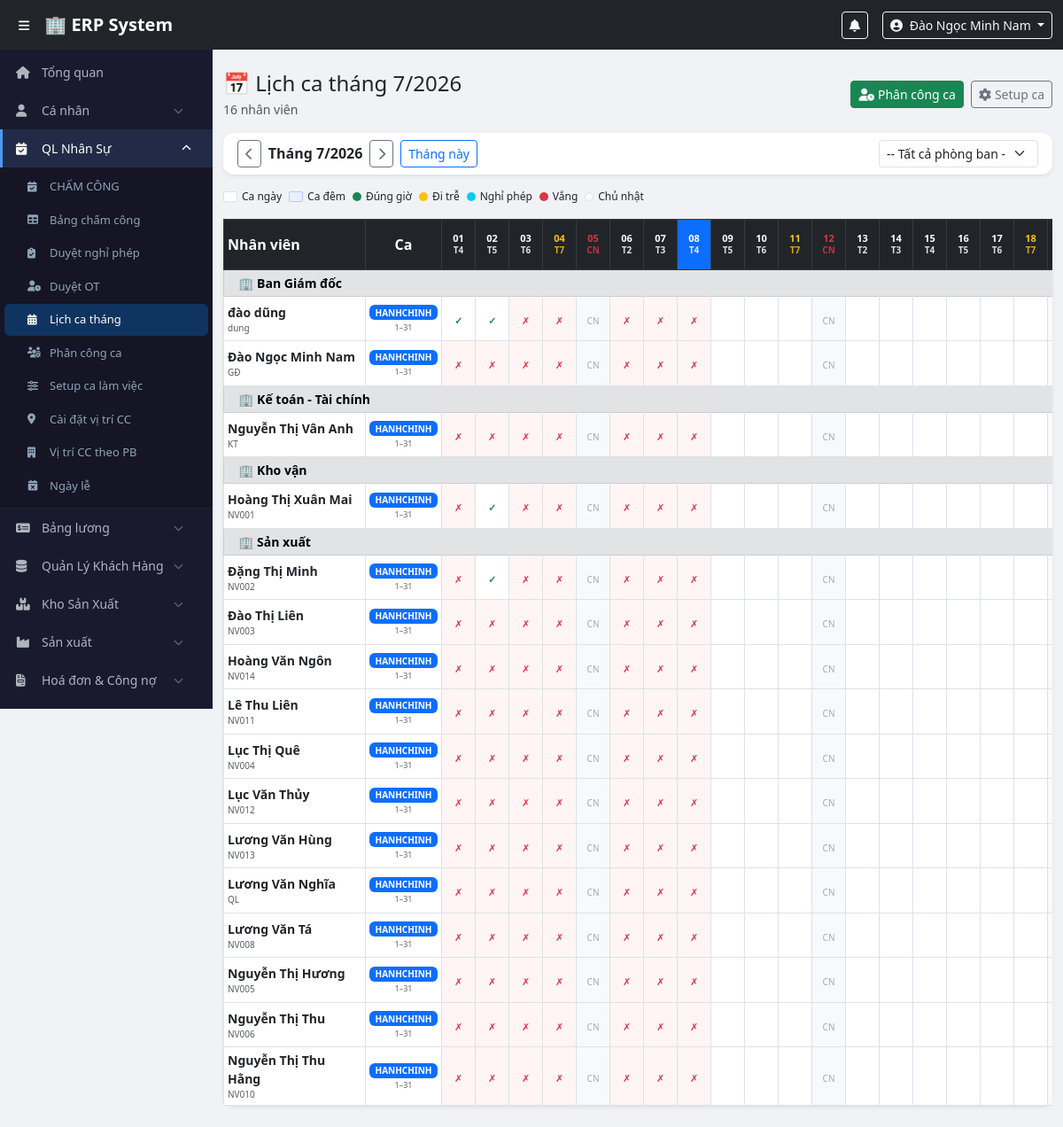
Page /modules/attendance/shift_schedule.php (signed in) on the committed database.
### tables this page shows
CREATE TABLE `users` (
  `id` int(11) NOT NULL,
  `employee_code` varchar(20) NOT NULL,
  `full_name` varchar(100) NOT NULL,
  `username` varchar(50) NOT NULL,
  `password_hash` varchar(255) NOT NULL,
  `email` varchar(100) DEFAULT NULL,
  `phone` varchar(20) DEFAULT NULL,
  `role_id` int(11) NOT NULL,
  `department_id` int(11) DEFAULT NULL,
  `is_active` tinyint(1) DEFAULT 1,
  `created_at` timestamp NOT NULL DEFAULT current_timestamp()
);

CREATE TABLE `departments` (
  `id` int(11) NOT NULL,
  `name` varchar(100) NOT NULL,
  `created_at` timestamp NOT NULL DEFAULT current_timestamp()
);

CREATE TABLE `employee_shifts` (
  `id` int(11) NOT NULL,
  `user_id` int(11) NOT NULL,
  `shift_id` int(11) NOT NULL,
  `effective_date` date NOT NULL,
  `end_date` date DEFAULT NULL,
  `created_by` int(11) NOT NULL,
  `created_at` timestamp NOT NULL DEFAULT current_timestamp()
);

CREATE TABLE `work_shifts` (
  `id` int(11) NOT NULL,
  `shift_code` varchar(20) NOT NULL,
  `shift_name` varchar(100) NOT NULL,
  `start_time` time NOT NULL,
  `end_time` time NOT NULL,
  `late_threshold` int(11) DEFAULT 15,
  `break_minutes` int(11) DEFAULT 60,
  `work_hours` decimal(4,2) DEFAULT 8.00,
  `ot_multiplier` decimal(3,2) DEFAULT 1.50,
  `weekend_multiplier` decimal(3,2) DEFAULT 2.00,
  `holiday_multiplier` decimal(3,2) DEFAULT 3.00,
  `is_night_shift` tinyint(1) NOT NULL DEFAULT 0,
  `color` varchar(20) DEFAULT '#0d6efd',
  `is_active` tinyint(1) DEFAULT 1,
  `created_by` int(11) DEFAULT NULL,
  `created_at` timestamp NOT NULL DEFAULT current_timestamp()
);

### config/auth.php (called while the page is built, shortened)
<?php
function currentUser() {
    return [
        'id'          => $_SESSION['user_id']   ?? null,
        'full_name'   => $_SESSION['full_name'] ?? '',
        'username'    => $_SESSION['username']  ?? '',
        'role'        => $_SESSION['role']      ?? '',
        'role_name'   => $_SESSION['role_name'] ?? '',
        'employee_code' => $_SESSION['employee_code'] ?? '',
        'department_id' => $_SESSION['department_id'] ?? null,
    ];
}
?>

### modules/attendance/shift_schedule.php (the view, shortened to what this page needs)
<?php
require_once $_SERVER['DOCUMENT_ROOT'] . '/erp/config/auth.php';
$pdo = getDBConnection();
$viewMonth = (int)($_GET['month'] ?? date('m'));
$viewYear  = (int)($_GET['year']  ?? date('Y'));
$filterDept = (int)($_GET['dept'] ?? 0);
$daysInMon = (int) date('t', mktime(0, 0, 0, $viewMonth, 1, $viewYear));
$firstDay  = sprintf('%04d-%02d-01', $viewYear, $viewMonth);
$lastDay   = sprintf('%04d-%02d-%02d', $viewYear, $viewMonth, $daysInMon);
$sql = "SELECT u.id, u.full_name, u.employee_code, u.department_id,
               d.name AS dept_name
        FROM users u
        LEFT JOIN departments d ON u.department_id = d.id
        WHERE u.is_active = 1";
$params = [];
$sql .= " ORDER BY d.name, u.full_name";
$stmt = $pdo->prepare($sql);
$stmt->execute($params);
$employees = $stmt->fetchAll();
$shiftStmt = $pdo->prepare("
    SELECT es.user_id, es.effective_date, es.end_date,
           ws.shift_name, ws.shift_code, ws.color AS shift_color,
           ws.start_time, ws.end_time, ws.is_night_shift
    FROM employee_shifts es
    JOIN work_shifts ws ON es.shift_id = ws.id
    WHERE es.effective_date <= :lastDay
      AND (es.end_date IS NULL OR es.end_date >= :firstDay)
    ORDER BY es.user_id, es.effective_date ASC
");
$shiftStmt->execute([':lastDay' => $lastDay, ':firstDay' => $firstDay]);
$shiftMap = [];
foreach ($shiftStmt->fetchAll() as $s) {
    $shiftMap[$s['user_id']][] = $s;
}
function getShiftForDate(int $userId, string $date, array $shiftMap): ?array {
    foreach ($shiftMap[$userId] ?? [] as $s) {
        $from = $s['effective_date'];
        $to   = $s['end_date'] ?? '9999-12-31';
        if ($date >= $from && $date <= $to) return $s;
    }
    return null;
}
$attStmt = $pdo->prepare("
    SELECT al.user_id, al.work_date, al.check_in, al.check_out,
           al.work_hours, al.is_late, al.late_minutes, al.shift_id,
           ws.color AS shift_color
    FROM attendance_logs al
    LEFT JOIN work_shifts ws ON al.shift_id = ws.id
    WHERE MONTH(al.work_date) = ? AND YEAR(al.work_date) = ?
");
$attStmt->execute([$viewMonth, $viewYear]);
$attMap = [];
foreach ($attStmt->fetchAll() as $a) {
    $attMap[$a['user_id']][$a['work_date']] = $a;
}
$leaveMap = [];
include $_SERVER['DOCUMENT_ROOT'] . '/erp/includes/header.php';
include $_SERVER['DOCUMENT_ROOT'] . '/erp/includes/sidebar.php';
?>
<div class="main-content">
<div class="container-fluid py-4">
    <div class="d-flex justify-content-between align-items-center mb-3">
        <div>
            <h4 class="mb-1">📅 Lịch ca tháng <?= $viewMonth . '/' . $viewYear ?></h4>
            <p class="text-muted small mb-0"><?= count($employees) ?> nhân viên</p>
        </div>
        <div class="d-flex gap-2">
            <a href="/erp/modules/attendance/shift_assign.php" class="btn btn-success btn-sm">
                <i class="fas fa-user-clock me-1"></i>Phân công ca
            </a>
            <a href="/erp/modules/attendance/shift_setup.php" class="btn btn-outline-secondary btn-sm">
                <i class="fas fa-cog me-1"></i>Setup ca
            </a>
        </div>
    </div>
    <div class="card border-0 shadow-sm mb-3">
        <div class="card-body py-2">
            <div class="d-flex align-items-center gap-3 flex-wrap">
                <div class="d-flex align-items-center gap-2">
                    <a href="?month=<?= $viewMonth-1 ?>&year=<?= $viewYear ?>&dept=<?= $filterDept ?>"
                       class="btn btn-sm btn-outline-secondary"><i class="fas fa-chevron-left"></i></a>
                    <strong>Tháng <?= $viewMonth ?>/<?= $viewYear ?></strong>
                    <a href="?month=<?= $viewMonth+1 ?>&year=<?= $viewYear ?>&dept=<?= $filterDept ?>"
                       class="btn btn-sm btn-outline-secondary"><i class="fas fa-chevron-right"></i></a>
                    <a href="?month=<?= date('m') ?>&year=<?= date('Y') ?>&dept=<?= $filterDept ?>"
                       class="btn btn-sm btn-outline-primary">Tháng này</a>
                </div>
                <form method="GET" class="d-flex gap-2 ms-auto">
                    <select name="dept" class="form-select form-select-sm" style="width:180px;" onchange="this.form.submit()">
                        <option value="">-- Tất cả phòng ban --</option>
                    </select>
                </form>
            </div>
        </div>
    </div>
    <div class="d-flex flex-wrap gap-2 mb-3">
        <span class="legend-item"><span style="display:inline-block;width:16px;height:12px;background:#ffffff;border:1px solid #dee2e6;border-radius:2px;"></span> Ca ngày</span>
        <span class="legend-item"><span style="display:inline-block;width:16px;height:12px;background:#e8f0ff;border:1px solid #b8c8ff;border-radius:2px;"></span> Ca đêm</span>
        <span class="legend-item"><span class="dot bg-success"></span>Đúng giờ</span>
        <span class="legend-item"><span class="dot bg-warning"></span>Đi trễ</span>
        <span class="legend-item"><span class="dot bg-info"></span>Nghỉ phép</span>
        <span class="legend-item"><span class="dot bg-danger"></span>Vắng</span>
        <span class="legend-item"><span class="dot bg-light border"></span>Chủ nhật</span>
    </div>
    <div class="card border-0 shadow-sm">
        <div class="card-body p-0">
            <div class="table-responsive" style="overflow-x:auto;">
                <table class="table table-bordered table-sm schedule-table mb-0">
                    <thead>
                        <tr class="table-dark">
                            <th class="sticky-col fw-bold" style="min-width:160px;">Nhân viên</th>
                            <th class="text-center" style="min-width:60px;">Ca</th>
                            <?php for ($d = 1; $d <= $daysInMon; $d++):
                                $dateStr = "$viewYear-" . str_pad($viewMonth,2,'0',STR_PAD_LEFT) . "-" . str_pad($d,2,'0',STR_PAD_LEFT);
                                $dow = date('N', strtotime($dateStr));
                                $isToday = $dateStr === date('Y-m-d');
                                $isSun = $dow == 7;
                                $isSat = $dow == 6;
                            ?>
                            <th class="text-center px-0 <?= $isSun?'text-danger':($isSat?'text-warning':'') ?> <?= $isToday?'bg-primary text-white':'' ?>"
                                style="min-width:38px; font-size:11px; line-height:1.3;">
                                <div class="fw-bold"><?= str_pad($d, 2, '0', STR_PAD_LEFT) ?></div>
                                <div style="font-size:10px; opacity:0.85;"><?= ['','T2','T3','T4','T5','T6','T7','CN'][$dow] ?></div>
                            </th>
                            <?php endfor; ?>
                        </tr>
                    </thead>
                    <tbody>
                    <?php
                    $prevDept = null;
                    foreach ($employees as $emp):
                        if ($emp['dept_name'] !== $prevDept):
                            $prevDept = $emp['dept_name'];
                    ?>
                    <tr class="table-secondary">
                        <td colspan="<?= $daysInMon + 5 ?>" class="fw-bold small py-1 ps-3">
                            🏢 <?= htmlspecialchars($emp['dept_name'] ?? 'Chưa phân phòng ban') ?>
                        </td>
                    </tr>
                    <?php endif; ?>
                    <?php
                        $workDays = 0; $lateDays = 0; $leaveDays = 0;
                    ?>
                    <tr>
                        <td class="sticky-col" style="min-width:160px;">
                            <div class="fw-semibold small"><?= htmlspecialchars($emp['full_name']) ?></div>
                            <div class="text-muted" style="font-size:10px;"><?= $emp['employee_code'] ?></div>
                        </td>
                        <td class="text-center">
                            <?php
                            $userShifts = $shiftMap[$emp['id']] ?? [];
                            if (empty($userShifts)): ?>
                            <span style="font-size:10px;color:red;">Chưa có</span>
                            <?php else:
                                foreach ($userShifts as $s):
                                    $sfrom = max($s['effective_date'], $firstDay);
                                    $sto   = min($s['end_date'] ?? '9999-12-31', $lastDay);
                                    $fromDay = (int)substr($sfrom, 8, 2);
                                    $toDay   = $s['end_date'] ? (int)substr($sto, 8, 2) : $daysInMon;
                            ?>
                            <div class="mb-1">
                                <span class="badge" style="background:<?= htmlspecialchars($s['shift_color']) ?>; font-size:10px;"><?= htmlspecialchars($s['shift_code']) ?></span>
                                <div style="font-size:9px;color:#666;"><?= $fromDay ?>–<?= $toDay ?></div>
                            </div>
                            <?php endforeach; endif; ?>
                        </td>
                        <?php for ($d = 1; $d <= $daysInMon; $d++):
                            $dateStr = sprintf('%04d-%02d-%02d', $viewYear, $viewMonth, $d);
                            $dow = date('N', strtotime($dateStr));
                            $isSun = $dow == 7;
                            $isFuture = $dateStr > date('Y-m-d');
                            $att   = $attMap[$emp['id']][$dateStr] ?? null;
                            $leave = $leaveMap[$emp['id']][$dateStr] ?? null;
                            $shiftToday = getShiftForDate($emp['id'], $dateStr, $shiftMap);
                            $isNightDay = !empty($shiftToday['is_night_shift']);
                            $cellBg = ''; $cellContent = '';
                            if ($isSun) {
                                $cellBg = '#f8f9fa';
                                $cellContent = '<span style="font-size:10px;color:#aaa;">CN</span>';
                            } elseif ($isFuture) {
                                $cellBg = $isNightDay ? '#f0f4ff' : '';
                                $cellContent = '';
                            } elseif ($leave && !$att) {
                                $leaveDays++;
                                $cellBg = '#e8f4fd';
                                $cellContent = '<span style="font-size:11px;" title="Nghỉ phép">🏖️</span>';
                            } elseif ($att && $att['check_in']) {
                                if ($att['is_late']) {
                                    $lateDays++;
                                    $cellBg = $isNightDay ? '#dde8ff' : '#fffbf0';
                                    $cellContent = '<span class="text-warning fw-bold" style="font-size:11px;" title="Trễ ' . $att['late_minutes'] . ' phút">⚡</span>';
                                } else {
                                    $cellBg = $isNightDay ? '#e8f0ff' : '#ffffff';
                                    $cellContent = '<span class="text-success fw-bold" style="font-size:11px;">✓</span>';
                                }
                            } else {
                                $cellBg = $isNightDay ? '#f5e8ff' : '#fff5f5';
                                $cellContent = '<span class="text-danger" style="font-size:11px;">✗</span>';
                            }
                        ?>
                        <td class="text-center px-0" style="background:<?= $cellBg ?>;">
                            <?= $cellContent ?>
                        </td>
                        <?php endfor; ?>
                    </tr>
                    <?php endforeach; ?>
                    </tbody>
                </table>
            </div>
        </div>
    </div>
</div>
</div>
<?php include $_SERVER['DOCUMENT_ROOT'] . '/erp/includes/footer.php'; ?>

### includes/header.php (shortened to what this page needs)
<?php
$user = currentUser();
?>
<!DOCTYPE html>
<html lang="vi">
<head>
    <link href="https://cdn.jsdelivr.net/npm/bootstrap@5.3.0/dist/css/bootstrap.min.css" rel="stylesheet">
    <link href="https://cdnjs.cloudflare.com/ajax/libs/font-awesome/6.4.0/css/all.min.css" rel="stylesheet">
    <link href="/erp/assets/css/style.css" rel="stylesheet">
</head>
<body>
<nav class="navbar navbar-expand-lg navbar-dark bg-dark fixed-top" style="z-index:1030;">
    <div class="container-fluid">
        <button class="btn btn-sm text-white me-2" id="sidebarToggle">
            <i class="fas fa-bars"></i>
        </button>
        <a class="navbar-brand fw-bold" href="/erp/dashboard.php">🏢 ERP System</a>
        <div class="ms-auto d-flex align-items-center gap-3">
            <div class="dropdown">
                <button class="btn btn-sm btn-outline-light position-relative" data-bs-toggle="dropdown">
                    <i class="fas fa-bell"></i>
                </button>
            </div>
            <div class="dropdown">
                <button class="btn btn-sm btn-outline-light dropdown-toggle" data-bs-toggle="dropdown">
                    <i class="fas fa-user-circle me-1"></i>
                    <?= htmlspecialchars($user['full_name']) ?>
                </button>
            </div>
        </div>
    </div>
</nav>

### assets/css/style.css (style rules this page uses)
body { padding-top: 56px; background: #f0f2f5; font-family: 'Segoe UI', sans-serif; }
.main-content { margin-left: 240px; transition: margin-left 0.3s; min-height: calc(100vh - 56px); }
.card { border-radius: 12px !important; }

### modules/attendance/shift_schedule.php (style rules this page uses)
.schedule-table th, .schedule-table td { vertical-align: middle; }
.sticky-col { position: sticky; left: 0; background: #fff; z-index: 2; box-shadow: 2px 0 4px rgba(0,0,0,.08); }
.legend-item { display: inline-flex; align-items: center; gap: 5px; font-size: 12px; }
.dot { display: inline-block; width: 10px; height: 10px; border-radius: 50%; }

### rows in the picture
users: full_name "Đào Ngọc Minh Nam", employee_code "GĐ"
users: department.name "Ban Giám đốc", full_name "đào dũng", employee_code "dung"
employee_shifts: shift.shift_code "HANHCHINH", effective_date "1", end_date "31"
employee_shifts: shift.shift_code "HANHCHINH", effective_date "1", end_date "31"
users: department.name "Kế toán - Tài chính", full_name "Nguyễn Thị Vân Anh", employee_code "KT"
employee_shifts: shift.shift_code "HANHCHINH", effective_date "1", end_date "31"
users: department.name "Kho vận", full_name "Hoàng Thị Xuân Mai", employee_code "NV001"
employee_shifts: shift.shift_code "HANHCHINH", effective_date "1", end_date "31"
users: department.name "Sản xuất", full_name "Đặng Thị Minh", employee_code "NV002"
employee_shifts: shift.shift_code "HANHCHINH", effective_date "1", end_date "31"
users: full_name "Đào Thị Liên", employee_code "NV003"
employee_shifts: shift.shift_code "HANHCHINH", effective_date "1", end_date "31"
users: full_name "Hoàng Văn Ngôn", employee_code "NV014"
employee_shifts: shift.shift_code "HANHCHINH", effective_date "1", end_date "31"
users: full_name "Lê Thu Liên", employee_code "NV011"
employee_shifts: shift.shift_code "HANHCHINH", effective_date "1", end_date "31"
users: full_name "Lục Thị Quê", employee_code "NV004"
employee_shifts: shift.shift_code "HANHCHINH", effective_date "1", end_date "31"
users: full_name "Lục Văn Thủy", employee_code "NV012"
employee_shifts: shift.shift_code "HANHCHINH", effective_date "1", end_date "31"
users: full_name "Lương Văn Hùng", employee_code "NV013"
employee_shifts: shift.shift_code "HANHCHINH", effective_date "1", end_date "31"
users: full_name "Lương Văn Nghĩa", employee_code "QL"
employee_shifts: shift.shift_code "HANHCHINH", effective_date "1", end_date "31"
users: full_name "Lương Văn Tá", employee_code "NV008"
employee_shifts: shift.shift_code "HANHCHINH", effective_date "1", end_date "31"
users: full_name "Nguyễn Thị Hương", employee_code "NV005"
employee_shifts: shift.shift_code "HANHCHINH", effective_date "1", end_date "31"
users: full_name "Nguyễn Thị Thu", employee_code "NV006"
employee_shifts: shift.shift_code "HANHCHINH", effective_date "1", end_date "31"
users: full_name "Nguyễn Thị Thu Hằng", employee_code "NV010"
employee_shifts: shift.shift_code "HANHCHINH", effective_date "1", end_date "31"

### other values in the picture
$viewMonth "7"
count($employees) "16"
str_pad($d, 2, '0', STR_PAD_LEFT) "01"
str_pad($d, 2, '0', STR_PAD_LEFT) "02"
str_pad($d, 2, '0', STR_PAD_LEFT) "03"
str_pad($d, 2, '0', STR_PAD_LEFT) "04"
str_pad($d, 2, '0', STR_PAD_LEFT) "05"
str_pad($d, 2, '0', STR_PAD_LEFT) "06"
str_pad($d, 2, '0', STR_PAD_LEFT) "07"
str_pad($d, 2, '0', STR_PAD_LEFT) "08"
str_pad($d, 2, '0', STR_PAD_LEFT) "09"
str_pad($d, 2, '0', STR_PAD_LEFT) "10"
str_pad($d, 2, '0', STR_PAD_LEFT) "11"
str_pad($d, 2, '0', STR_PAD_LEFT) "12"
str_pad($d, 2, '0', STR_PAD_LEFT) "13"
